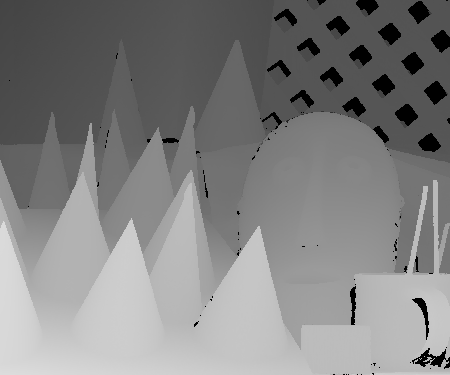
#> input picture EM/data/cones/disp2.png, 450 x 375 px, found by its file name
$ jupyter execute --allow-errors image_processing.ipynb
#> lines starting #> are read from the running program, lines starting #| are printed output that depends on the picture
[cell 1]
from PIL import Image
from matplotlib import pyplot as plt

[cell 2]
disp = Image.open("/home/vradmin/Desktop/paper_work/EM/data/cones/disp2.png")
#> disp is the input picture: PIL image 450x375 L; min 0, max 220, mean 129.8

[cell 3]
import numpy as np

[cell 4]
disp_small_mat = np.array(disp) / 9
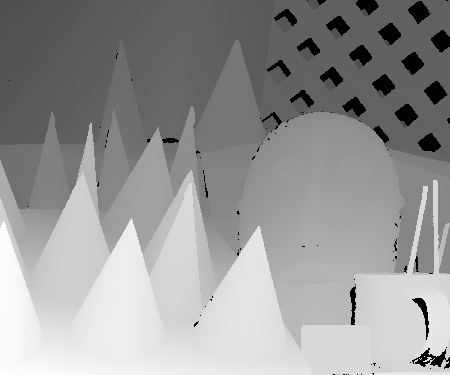
#> disp_small_mat: shape (375, 450) float64; min 0, max 24.44, mean 14.4; drawn with min black and max white

[cell 5]
disp_small = Image.fromarray(disp_small_mat.astype('uint8'))

#> (a cell that did not finish here is left out)

[cell 7]
disp_before = Image.open("/home/vradmin/Desktop/paper_work/EM/data/cones/disp2_small.png")
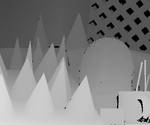
#> input picture EM/data/cones/disp2_small.png, 150 x 125 px, found by its file name
#> disp_before is the input picture: PIL image 150x125 L; min 0, max 220, mean 129.9

[cell 8]
(np.array(disp_before) / 9).astype('uint8')

[cell 9]
view1 = Image.open("/home/vradmin/Desktop/paper_work/EM/data/Aloe/view1.png").convert("L")
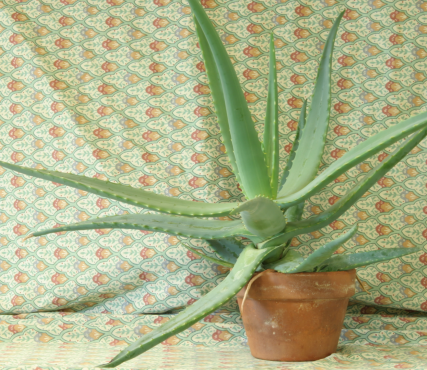
#> input picture EM/data/Aloe/view1.png, 427 x 370 px, found by its file name
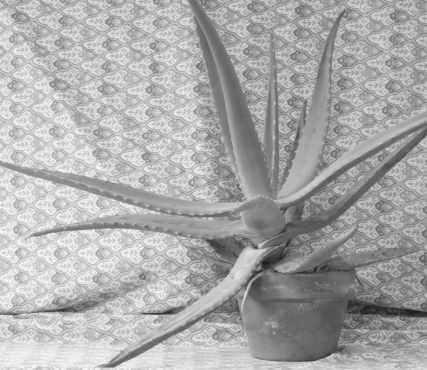
#> view1: PIL image 427x370 L; min 24, max 246, mean 169.8
view5 = Image.open("/home/vradmin/Desktop/paper_work/EM/data/Aloe/view5.png").convert("L")
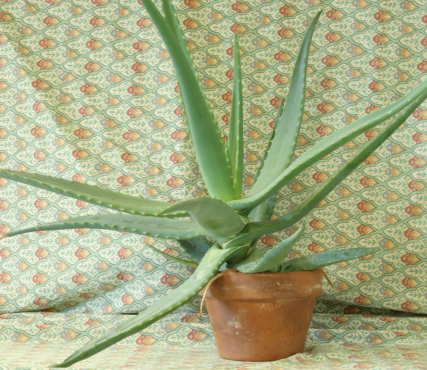
#> input picture EM/data/Aloe/view5.png, 427 x 370 px, found by its file name
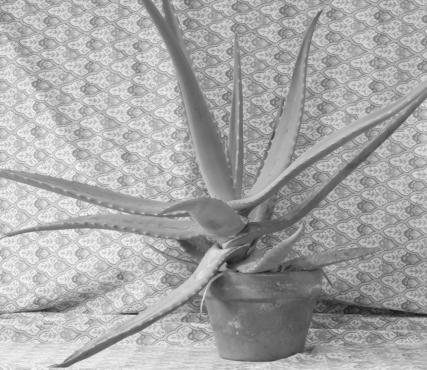
#> view5: PIL image 427x370 L; min 27, max 243, mean 166.8
disp1 = Image.open("/home/vradmin/Desktop/paper_work/EM/data/Aloe/disp1.png")
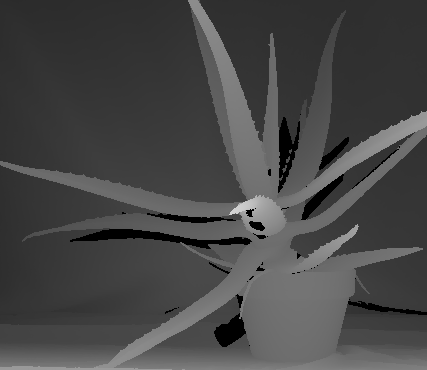
#> input picture EM/data/Aloe/disp1.png, 427 x 370 px, found by its file name
#> disp1 is the input picture: PIL image 427x370 L; min 0, max 211, mean 70.3

[cell 10]
box = []

[cell 11]
view1.crop

[cell 12]
view1_mat = np.array(view1)

[cell 13]
view1_mat.shape
#> Out = (370, 427)
